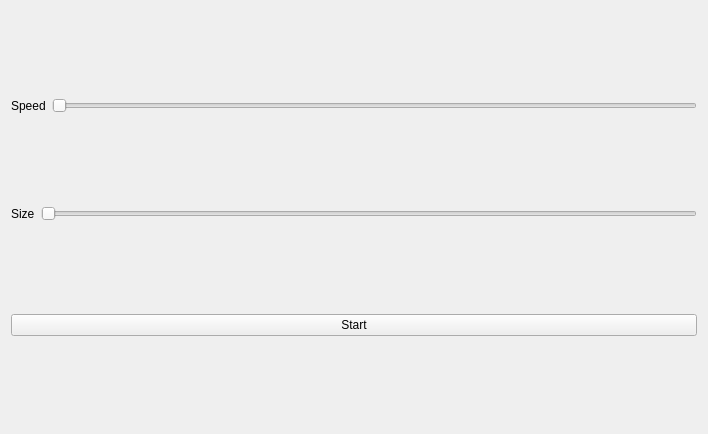
<?xml version="1.0" encoding="UTF-8"?>
<ui version="4.0">
    <class>CGOLWindow</class>
    <widget class="QWidget" name="CGOLWindow">
        <property name="geometry">
            <rect>
                <x>0</x>
                <y>0</y>
                <width>708</width>
                <height>434</height>
            </rect>
        </property>
        <property name="windowTitle">
            <string>CGOL</string>
        </property>
        <layout class="QVBoxLayout" name="verticalLayout">
            <item>
                <layout class="QHBoxLayout" name="horizontalLayout">
                    <item>
                        <widget class="QLabel" name="label">
                            <property name="text">
                                <string>Speed</string>
                            </property>
                        </widget>
                    </item>
                    <item>
                        <widget class="QSlider" name="speedSlider">
                            <property name="orientation">
                                <enum>Qt::Horizontal</enum>
                            </property>
                        </widget>
                    </item>
                </layout>
            </item>
            <item>
                <layout class="QHBoxLayout" name="horizontalLayout_2">
                    <item>
                        <widget class="QLabel" name="label_2">
                            <property name="text">
                                <string>Size</string>
                            </property>
                        </widget>
                    </item>
                    <item>
                        <widget class="QSlider" name="boardSizeSlider">
                            <property name="orientation">
                                <enum>Qt::Horizontal</enum>
                            </property>
                        </widget>
                    </item>
                </layout>
            </item>
            <item>
                <widget class="QPushButton" name="startButton">
                    <property name="text">
                        <string>Start</string>
                    </property>
                </widget>
            </item>
        </layout>
    </widget>
    <resources/>
    <connections/>
</ui>
